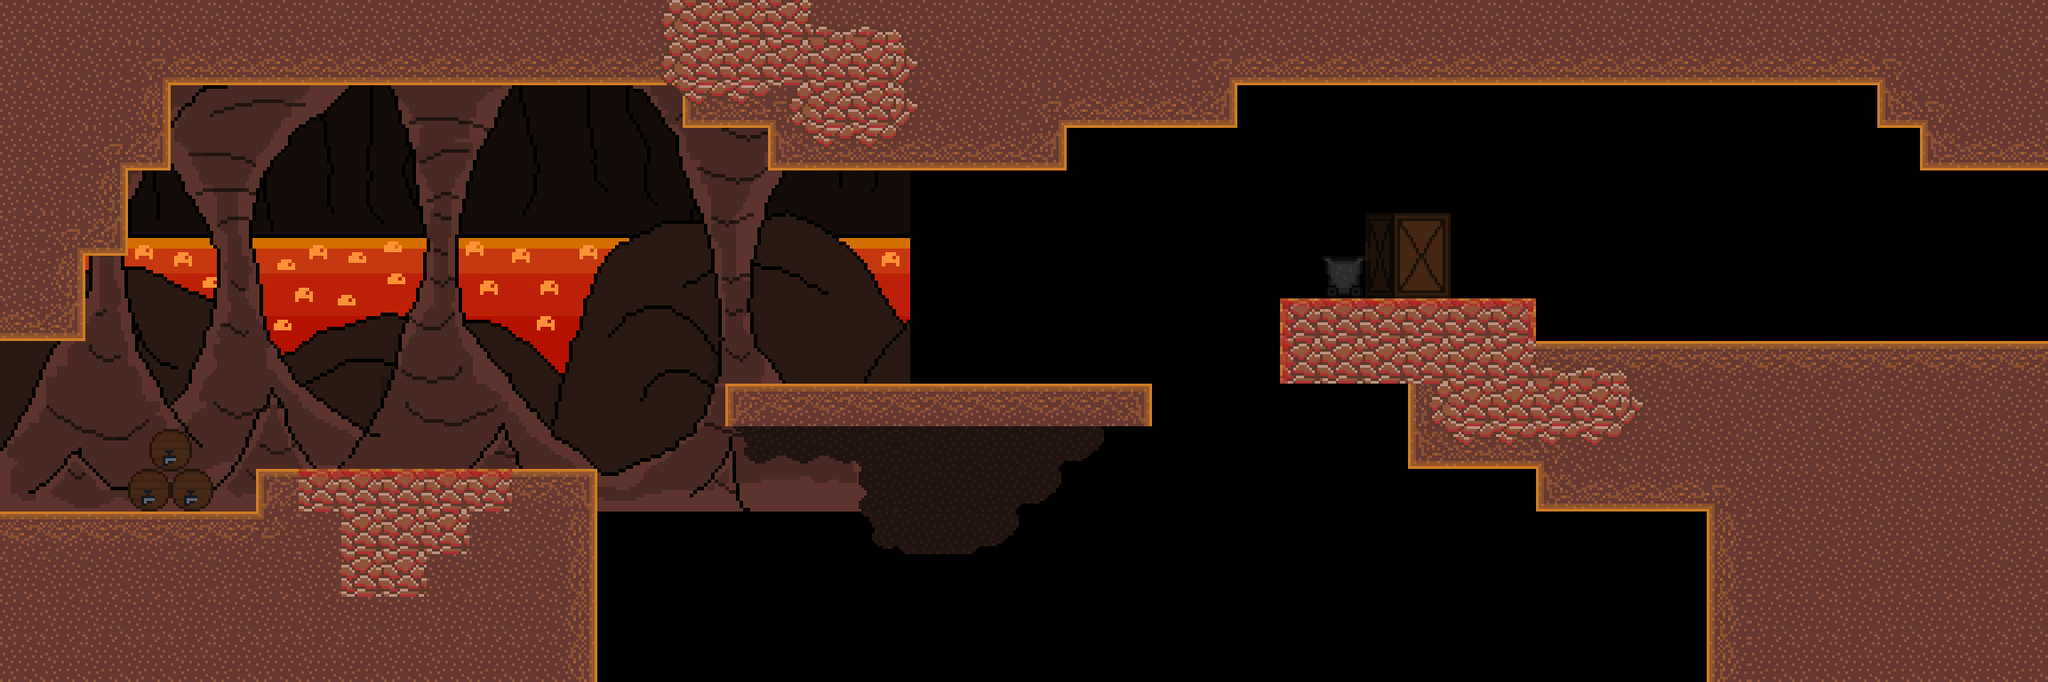

This game map was drawn from its Tiled (.tmx) file and the tilesets committed beside it. A one-line description and the trimmed map source follow:
An orthogonal 48x16 tile map with 48x48 px tiles, 2 tile layers (back_tiles, front), 3 tilesets, 3 image layers and 26 objects (2x SpawnPoint, 2x EnemyGroundedElemental, 2x EnemyFlyingElemental, 2x Portal, HazardLava, ...).

<map version="1.11" tiledversion="1.11.0" orientation="orthogonal" renderorder="right-down" width="48" height="16" tilewidth="48" tileheight="48" infinite="0" nextlayerid="20" nextobjectid="143">
 <tileset firstgid="1" name="tileset01" tilewidth="48" tileheight="48" tilecount="176" columns="16">
  <image source="../tilesets/tileset01.png" width="768" height="528" />
 </tileset>
 <tileset firstgid="177" name="tileset02" tilewidth="48" tileheight="48" tilecount="121" columns="11">
  <image source="../tilesets/tileset02.png" width="528" height="528" />
 </tileset>
 <tileset firstgid="298" name="objects" tilewidth="48" tileheight="48" tilecount="64" columns="8">
  <image source="../tilesets/objects.png" width="384" height="384" />
 </tileset>
 <imagelayer id="17" name="Image Layer 1">
  <image source="../Backgrounds/fire_back.png" width="1024" height="576" />
  <properties>
   <property name="depth" type="int" value="3000" />
   <property name="parallax_x" type="float" value="0" />
   <property name="parallax_y" type="float" value="0" />
   <property name="repeat_y" type="bool" value="true" />
  </properties>
 </imagelayer>
 <imagelayer id="18" name="Image Layer 2">
  <image source="../Backgrounds/fire_far.png" width="1024" height="576" />
  <properties>
   <property name="depth" type="int" value="2900" />
   <property name="parallax_x" type="float" value="0.2" />
   <property name="parallax_y" type="float" value="0.8" />
   <property name="repeat_y" type="bool" value="false" />
  </properties>
 </imagelayer>
 <imagelayer id="19" name="Image Layer 3">
  <image source="../Backgrounds/fire_front.png" width="1024" height="576" />
  <properties>
   <property name="depth" type="int" value="2800" />
   <property name="parallax_x" type="float" value="0.3" />
   <property name="parallax_y" type="float" value="0.9" />
   <property name="repeat_y" type="bool" value="false" />
  </properties>
 </imagelayer>
 <layer id="11" name="back_tiles" width="48" height="16">
  <properties>
   <property name="depth" type="int" value="1000" />
   <property name="tileset" type="int" value="1" />
  </properties>
  <data>[768 cells, 331 non-empty, 20 distinct tile ids]</data>
 </layer>
 <layer id="12" name="front" width="48" height="16">
  <properties>
   <property name="depth" type="int" value="900" />
   <property name="tileset" type="int" value="1" />
  </properties>
  <data>[768 cells, 47 non-empty, 20 distinct tile ids]</data>
 </layer>
 <objectgroup color="#ffaa00" id="16" name="spawnpoints">
  <object id="35" type="SpawnPoint" x="0" y="384" width="48" height="48">
   <properties>
    <property name="id" type="int" value="0" />
   </properties>
  </object>
  <object id="135" type="SpawnPoint" x="2256" y="192" width="48" height="48">
   <properties>
    <property name="id" type="int" value="1" />
   </properties>
  </object>
 </objectgroup>
 <objectgroup id="14" name="objects">
  <object id="137" type="EnemyGroundedElemental" x="528" y="480" width="48" height="48">
   <properties>
    <property name="color" type="int" value="0" />
   </properties>
  </object>
  <object id="142" type="HazardLava" x="672" y="624" width="1248" height="144">
   <properties>
    <property name="color" type="int" value="0" />
   </properties>
  </object>
  <object id="139" type="EnemyFlyingElemental" x="1200" y="240" width="48" height="48">
   <properties>
    <property name="color" type="int" value="0" />
   </properties>
  </object>
  <object id="140" type="EnemyFlyingElemental" x="2016" y="144" width="48" height="48">
   <properties>
    <property name="color" type="int" value="0" />
   </properties>
  </object>
  <object id="141" type="EnemyGroundedElemental" x="2064" y="336" width="48" height="48">
   <properties>
    <property name="color" type="int" value="0" />
   </properties>
  </object>
  <object id="138" type="HazardLavaWaterfall" x="384" y="96" width="144" height="432" />
 </objectgroup>
 <objectgroup color="#0000ff" id="13" name="walls">
  <properties>
   <property name="isWallLayer" type="bool" value="true" />
  </properties>
  <object id="26" x="1920" y="384" width="384" height="384" />
  <object id="43" x="816" y="432" width="480" height="48" />
  <object id="49" x="144" y="0" width="48" height="192" />
  <object id="50" x="192" y="0" width="2112" height="96" />
  <object id="52" x="288" y="528" width="384" height="240" />
  <object id="54" x="0" y="576" width="288" height="192" />
  <object id="96" x="0" y="0" width="144" height="288" />
  <object id="103" x="1440" y="336" width="288" height="96" />
  <object id="104" x="1584" y="432" width="144" height="96" />
  <object id="115" x="768" y="96" width="624" height="48" />
  <object id="116" x="864" y="144" width="336" height="48" />
  <object id="118" x="1728" y="384" width="192" height="192" />
  <object id="119" x="672" y="720" width="1248" height="48" />
  <object id="120" x="2160" y="96" width="144" height="96" />
  <object id="121" x="2112" y="96" width="48" height="48" />
  <object id="130" x="0" y="288" width="96" height="96" />
 </objectgroup>
 <objectgroup color="#00ff00" id="15" name="doors">
  <object id="19" type="Portal" x="-96" y="384" width="48" height="192">
   <properties>
    <property name="horizontal" type="bool" value="false" />
    <property name="id_point" type="int" value="4" />
    <property name="id_room" type="int" value="2" />
   </properties>
  </object>
  <object id="134" type="Portal" x="2352" y="192" width="48" height="192">
   <properties>
    <property name="horizontal" type="bool" value="false" />
    <property name="id_point" type="int" value="0" />
    <property name="id_room" type="int" value="8" />
   </properties>
  </object>
 </objectgroup>
</map>
